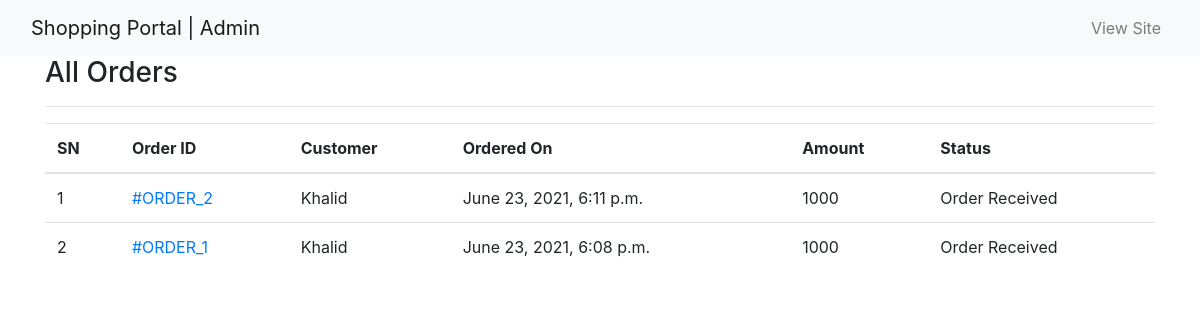
The app's page /admin-all-orders/ (signed in), older data.
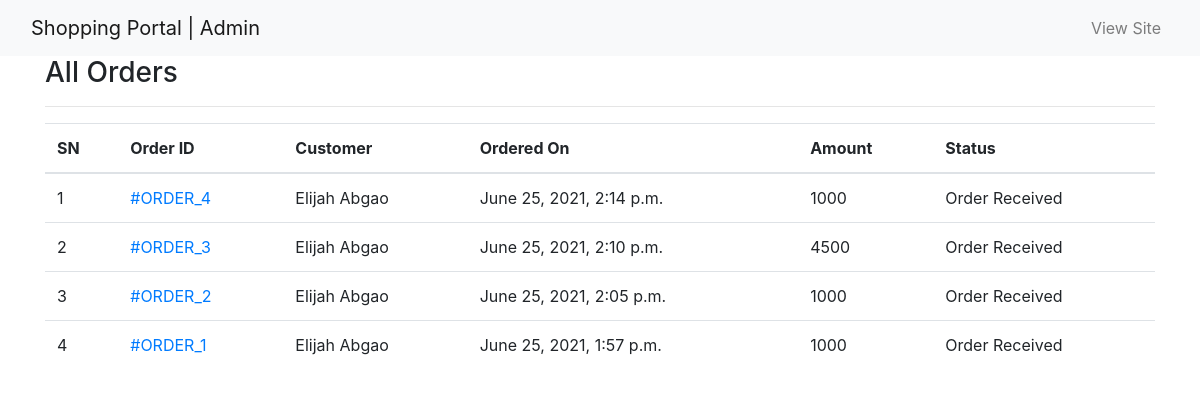
The same page, newer data.
### ecomapp/models.py (models this page shows, shortened)
class Order(models.Model):
    cart = models.OneToOneField(Cart, on_delete=models.CASCADE)
    fullname = models.CharField(max_length=200)
    barangay = models.CharField(max_length=200, null=True, blank=True)
    street = models.CharField(max_length=200, null=True, blank=True)
    city = models.CharField(max_length=200, null=True, blank=True)
    province = models.CharField(max_length=200, null=True, blank=True)
    postal = models.IntegerField(null=True, blank=True)
    mobile = models.CharField(max_length=11)
    email = models.EmailField(null=True, blank=True)
    subtotal = models.PositiveIntegerField()
    discount = models.PositiveIntegerField()
    total = models.PositiveIntegerField()
    order_status = models.CharField(max_length=50, choices=ORDER_STATUS)
    created_at = models.DateTimeField(auto_now_add=True)
    payment_completed = models.BooleanField(default=False, null=True, blank=True)
    number = models.CharField(max_length=20)
    transaction_id = models.CharField(max_length=255)

### ecomapp/views.py (the view)
# urls.py: path("admin-all-orders/", AdminOrderListView.as_view(), name="adminorderlist"),
class AdminOrderListView(AdminRequiredMixin, ListView):
    template_name = "adminpages/adminorderlist.html"
    queryset = Order.objects.all().order_by("-id")
    context_object_name = "allorders"

### ecomapp/views.py (called while the page is built)
    def dispatch(self, request, *args, **kwargs):
        if request.user.is_authenticated and Admin.objects.filter(user=request.user).exists():
            pass
        else:
            return redirect("/admin-login/")
        return super().dispatch(request, *args, **kwargs)

### templates/adminpages/adminorderlist.html (shortened to what this page needs)
{% extends 'adminpages/adminbase.html' %}
{% block content %}
<div class="container">
    <div class="row">
        <div class="col-md-12">
            <h3>All Orders</h3><hr>
            <table class="table">
                <thead>
                    <tr>
                        <th>SN</th>
                        <th>Order ID </th>
                        <th>Customer</th>
                        <th>Ordered On</th>
                        <th>Amount</th>
                        <th>Status</th>
                    </tr>
                </thead>
                <tbody>
                    {% for order in allorders %}
                    <tr>
                        <td>{{forloop.counter}}</td>
                        <td><a href="{% url 'ecomapp:adminorderdetail' order.id %}">#ORDER_{{order.id}}</a></td>
                        <td>{{order.fullname}}</td>
                        <td>{{order.created_at}}</td>
                        <td>{{order.total}}</td>
                        <td>{{order.order_status}}</td>
                    </tr>
                    {% endfor %}
                </tbody>
            </table>
        </div>
    </div>
</div>
{% endblock %}

Row changes from the older to the newer data that the page shows:
added Order: id "4", fullname "Elijah Abgao", created_at "June 25, 2021, 2:14 p.m.", total "1000", order_status "Order Received"
added Order: id "3", fullname "Elijah Abgao", created_at "June 25, 2021, 2:10 p.m.", total "4500", order_status "Order Received"
changed Order id 2: fullname "Khalid" → "Elijah Abgao"; created_at "June 23, 2021, 6:11 p.m." → "June 25, 2021, 2:05 p.m."
changed Order id 1: fullname "Khalid" → "Elijah Abgao"; created_at "June 23, 2021, 6:08 p.m." → "June 25, 2021, 1:57 p.m."
